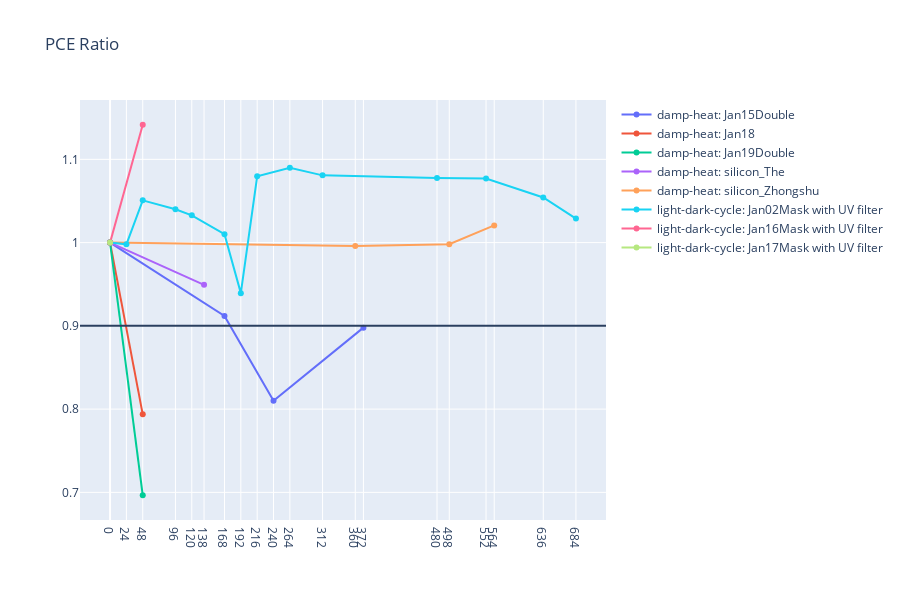

Notebook code for this chart:
### Markdown cell above
## Draw overall PCE ratio chart

### Code cell
mf.draw_cell_PCE_overview_ratio(data)

### Figure 1 — Plotly figure (JSON) as saved in the notebook; plotly's stock layout.template omitted (floating-point values rounded to 4 significant figures)
{"data": [{"connectgaps": true, "line": {"shape": "linear"}, "mode": "lines+markers", "name": "damp-heat: Jan15Double", "type": "scatter", "x": [0, 24, 48, 96, 120, 138, 168, 192, 216, 240, 264, 312, 360, 372, 480, 498, 552, 564, 636, 684], "y": [1, null, null, null, null, null, 0.912, null, null, 0.8099, null, null, null, 0.8979, null, null, null, null, null, null]}, {"connectgaps": true, "line": {"shape": "linear"}, "mode": "lines+markers", "name": "damp-heat: Jan18", "type": "scatter", "x": [0, 24, 48, 96, 120, 138, 168, 192, 216, 240, 264, 312, 360, 372, 480, 498, 552, 564, 636, 684], "y": [1, null, 0.7937, null, null, null, null, null, null, null, null, null, null, null, null, null, null, null, null, null]}, {"connectgaps": true, "line": {"shape": "linear"}, "mode": "lines+markers", "name": "damp-heat: Jan19Double", "type": "scatter", "x": [0, 24, 48, 96, 120, 138, 168, 192, 216, 240, 264, 312, 360, 372, 480, 498, 552, 564, 636, 684], "y": [1, null, 0.6965, null, null, null, null, null, null, null, null, null, null, null, null, null, null, null, null, null]}, {"connectgaps": true, "line": {"shape": "linear"}, "mode": "lines+markers", "name": "damp-heat: silicon_The", "type": "scatter", "x": [0, 24, 48, 96, 120, 138, 168, 192, 216, 240, 264, 312, 360, 372, 480, 498, 552, 564, 636, 684], "y": [1, null, null, null, null, 0.9493, null, null, null, null, null, null, null, null, null, null, null, null, null, null]}, {"connectgaps": true, "line": {"shape": "linear"}, "mode": "lines+markers", "name": "damp-heat: silicon_Zhongshu", "type": "scatter", "x": [0, 24, 48, 96, 120, 138, 168, 192, 216, 240, 264, 312, 360, 372, 480, 498, 552, 564, 636, 684], "y": [1, null, null, null, null, null, null, null, null, null, null, null, 0.996, null, null, 0.9981, null, 1.021, null, null]}, {"connectgaps": true, "line": {"shape": "linear"}, "mode": "lines+markers", "name": "light-dark-cycle: Jan02Mask with UV filter", "type": "scatter", "x": [0, 24, 48, 96, 120, 138, 168, 192, 216, 240, 264, 312, 360, 372, 480, 498, 552, 564, 636, 684], "y": [1, 0.9979, 1.051, 1.04, 1.033, null, 1.01, 0.9393, 1.08, null, 1.09, 1.081, null, null, 1.078, null, 1.077, null, 1.054, 1.029]}, {"connectgaps": true, "line": {"shape": "linear"}, "mode": "lines+markers", "name": "light-dark-cycle: Jan16Mask with UV filter", "type": "scatter", "x": [0, 24, 48, 96, 120, 138, 168, 192, 216, 240, 264, 312, 360, 372, 480, 498, 552, 564, 636, 684], "y": [1, null, 1.142, null, null, null, null, null, null, null, null, null, null, null, null, null, null, null, null, null]}, {"connectgaps": true, "line": {"shape": "linear"}, "mode": "lines+markers", "name": "light-dark-cycle: Jan17Mask with UV filter", "type": "scatter", "x": [0, 24, 48, 96, 120, 138, 168, 192, 216, 240, 264, 312, 360, 372, 480, 498, 552, 564, 636, 684], "y": [1, null, null, null, null, null, null, null, null, null, null, null, null, null, null, null, null, null, null, null]}], "layout": {"height": 600, "shapes": [{"type": "line", "x0": 0, "x1": 1, "xref": "x domain", "y0": 0.9, "y1": 0.9, "yref": "y"}], "title": {"text": "PCE Ratio"}, "xaxis": {"tickmode": "array", "tickvals": [0, 24, 48, 96, 120, 138, 168, 192, 216, 240, 264, 312, 360, 372, 480, 498, 552, 564, 636, 684]}}}
